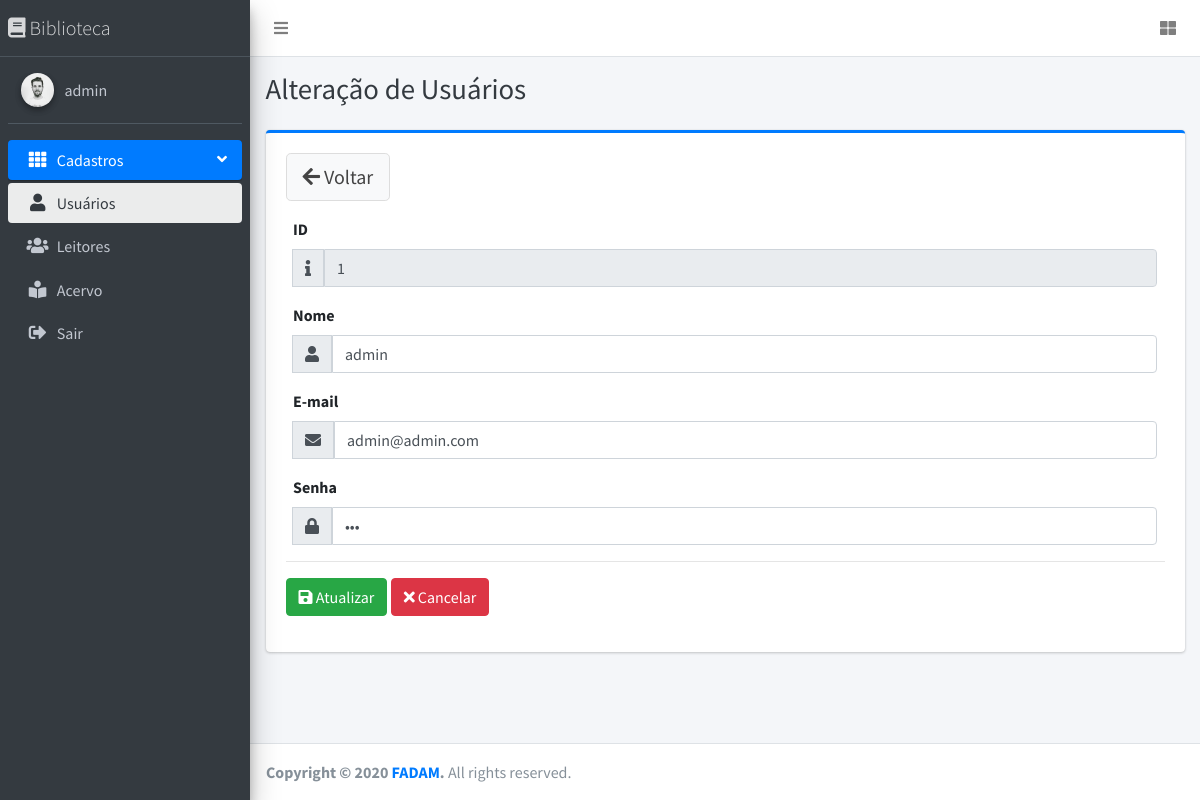
The app's page /usuario/frmalt.php?id=1 (signed in) with its own data.
### tables this page shows
CREATE TABLE `tbusuario` (
  `id_usuario` int(11) UNSIGNED NOT NULL,
  `nome` varchar(50) DEFAULT NULL,
  `email` varchar(80) DEFAULT NULL,
  `senha` varchar(20) DEFAULT NULL
);

### db/PdoConexao.class.php (called while the page is built)
<?php
class PdoConexao{
	private static $instancia;
	public static function getInstancia(){
		if(!isset(self::$instancia)){
			try{
				$dns = 'mysql:host=localhost;dbname=dbbiblioteca';
				$usuario = 'root';
				$senha = '';
				self::$instancia = new PDO($dns, $usuario, $senha);
				self::$instancia -> setAttribute(PDO::ATTR_ERRMODE, PDO::ERRMODE_EXCEPTION);
			}catch(PDOException $excecao){
				echo $excecao -> getMessage();
				exit();
			}
		}
		return self::$instancia;
	}
}
?>

### db/UsuarioCRUD.class.php (called while the page is built, shortened)
<?php
	class UsuarioCRUD implements InterfaceCRUD{
		private $instanciaConexaoPdoAtiva;
		private $tabela;
		public function __construct(){
			$this->instanciaConexaoPdoAtiva = PdoConexao::getInstancia();
			$this->tabela = 'tbusuario';
		}
		public function ler($id){
			$sql = "select * from {$this->tabela} where id_usuario=:id";
			try{
				$operacao = $this-> instanciaConexaoPdoAtiva->prepare($sql);
				$operacao->bindValue(":id",$id,PDO::PARAM_INT);
				$operacao->execute();
				$linha = $operacao-> fetch(PDO::FETCH_OBJ);
				$nome = $linha-> nome;
				$email = $linha-> email;
				$senha = $linha-> senha;
				$usuario = new Usuario($nome,$email,$senha);
				$usuario->setId($id);
				return $usuario;
			}catch (PDOException $excecao){
				echo $excecao->getMessage();
			}
		}
	}
?>

### db/Usuario.class.php (called while the page is built, shortened)
<?php
class Usuario{
	private $id;
	private $nome;
	private $email;
	private $senha;
	public function __construct ($nome, $email, $senha){
		$this->nome = $nome;
		$this->senha = $senha;
		$this->email = $email;
	}
	public function getId(){
		return $this->id;
	}
	public function getNome(){
		return $this->nome;
	}
	public function getEmail(){
		return $this->email;
	}
	public function getSenha(){
		return $this->senha;
	}
	public function setId($id){
		$this->id = $id;
	}
}
?>

### usuario/frmalt.php (the view, shortened to what this page needs)
<?php
  if (isset($_GET['id'])) {
    include('../db/PdoConexao.class.php');
    include('../db/Usuario.class.php');
    include('../db/UsuarioCRUD.class.php');
    $usuarioCRUD = new UsuarioCRUD();
    $busca = $usuarioCRUD->ler($_GET['id']);
  }
?>
<!DOCTYPE html>
<html lang="pt-br">
<head>
  <link rel="stylesheet" href="../plugins/fontawesome-free/css/all.min.css">
  <link rel="stylesheet" href="../dist/css/adminlte.min.css">
</head>
<body class="hold-transition sidebar-mini">
<div class="wrapper">
  <nav class="main-header navbar navbar-expand navbar-white navbar-light">
    <ul class="navbar-nav">
      <li class="nav-item">
        <a class="nav-link" data-widget="pushmenu" href="#" role="button"><i class="fas fa-bars"></i></a>
      </li>
    </ul>
    <ul class="navbar-nav ml-auto">
      <li class="nav-item">
        <a class="nav-link" data-widget="control-sidebar" data-slide="true" href="#" role="button"><i
            class="fas fa-th-large"></i></a>
      </li>
    </ul>
  </nav>
  <aside class="main-sidebar sidebar-dark-primary elevation-4">
    <a href="../principal.php" class="brand-link">
      <i class="fa fa-book"></i>
      <span class="brand-text font-weight-light">Biblioteca</span>
    </a>
    <div class="sidebar">
      <div class="user-panel mt-3 pb-3 mb-3 d-flex">
        <div class="image">
          <img src="../dist/img/user1-128x128.jpg" class="img-circle elevation-2" alt="User Image">
        </div>
        <div class="info">
          <a href="#" class="d-block"><?php echo $_SESSION['nome_usuario'];?></a>
        </div>
      </div>
      <nav class="mt-2">
        <ul class="nav nav-pills nav-sidebar flex-column" data-widget="treeview" role="menu" data-accordion="false">
          <li class="nav-item has-treeview menu-open">
            <a href="#" class="nav-link active">
              <i class="nav-icon fas fa-th"></i>
              <p>
                Cadastros
                <i class="right fas fa-angle-left"></i>
              </p>
            </a>
            <ul class="nav nav-treeview">
              <li class="nav-item">
                <a href="frmbusca.php" class="nav-link active">
                  <i class="fas fa-user nav-icon"></i>
                  <p>Usuários</p>
                </a>
              </li>
              <li class="nav-item">
                <a href="../leitor/frmbusca.php" class="nav-link">
                  <i class="fas fa-users nav-icon"></i>
                  <p>Leitores</p>
                </a>
              </li>
              <li class="nav-item">
                <a href="../acervo/frmbusca.php" class="nav-link">
                  <i class="fas fa-book-reader nav-icon"></i>
                  <p>Acervo</p>
                </a>
              </li>
            </ul>
          </li>
          <li class="nav-item">
            <a href="../sair.php" class="nav-link">
              <i class="nav-icon fas fa-sign-out-alt"></i>
              <p>Sair</p>
            </a>
          </li>
        </ul>
      </nav>
    </div>
  </aside>
  <div class="content-wrapper">
    <div class="content-header">
      <div class="container-fluid">
        <div class="row mb-2">
          <div class="col-sm-6">
            <h1 class="m-0 text-dark">Alteração de Usuários</h1>
          </div>
        </div>
      </div>
    </div>
    <div class="content">
      <div class="container-fluid">
        <div class="row">
          <div class="col-lg-12">
            <div class="card card-primary card-outline">
              <div class="card-body">
                <form name="f1" action="../controle/usuario/atualizar.php?id='.$linha['id_usuario'].'" method="POST" onsubmit="return validar()">
                  <div class="form-group">
                    <a href="frmbusca.php" class="btn btn-lg btn-default"><i class="fa fa-arrow-left"></i>&nbsp;Voltar</a>
                  </div>
                  <div class="form-group">
                    <div class="col-md-12">
                      <label>ID</label>
                      <div class="input-group">
                        <div class="input-group-append">
                          <div class="input-group-text">
                            <span class="fa fa-info"></span>
                          </div>
                        </div>
                        <input value="<?php echo $busca->getId();?>" name="id" type="text" class="form-control" readonly="true">
                      </div>
                    </div>
                  </div>
                  <div class="form-group">
                    <div class="col-md-12">
                    	<label>Nome</label>
                      <div class="input-group">
                        <div class="input-group-append">
                          <div class="input-group-text">
                            <span class="fa fa-user"></span>
                          </div>
                        </div>
                        <input value="<?php echo $busca->getNome();?>" name="nome" type="text" class="form-control" placeholder="Informe o nome" required>
                      </div>
                    </div>
                  </div>
                  <div class="form-group">
                    <div class="col-md-12">
                      <label>E-mail</label>
                      <div class="input-group">
                        <div class="input-group-append">
                          <div class="input-group-text">
                            <span class="fa fa-envelope"></span>
                          </div>
                        </div>
                        <input value="<?php echo $busca->getEmail();?>" name="email" type="E-mail" class="form-control" placeholder="Informe o E-mail" required>
                      </div>
                    </div>
                  </div>
                  <div class="form-group">
                    <div class="col-md-12">
                      <label>Senha</label>
                      <div class="input-group">
                        <div class="input-group-append">
                          <div class="input-group-text">
                            <span class="fa fa-lock"></span>
                          </div>
                        </div>
                        <input value="<?php echo $busca->getSenha();?>" name="senha" type="password" class="form-control" placeholder="Informe a senha" required>
                      </div>
                    </div>
                  </div>
                  <hr>
                  <div class="form-group">
                    <button type="submit" class="btn btn-success"><i class="fa fa-save"></i>&nbsp;Atualizar</button>
                    <a href="frmbusca.php" class="btn btn-danger"><i class="fa fa-times"></i>&nbsp;Cancelar</a>
                  </div>
                </form>
              </div>
            </div>
          </div>
        </div>
      </div>
    </div>
  </div>
  <footer class="main-footer">
    <strong>Copyright &copy; 2020 <a href="https://www.fadam.edu.br" target="_blank">FADAM</a>.</strong> All rights reserved.
  </footer>
</div>
</body>
</html>

### records on screen
tbusuario: id "1", nome "admin", email "admin@admin.com"

### other values on screen
$_SESSION['nome_usuario'] "admin"
